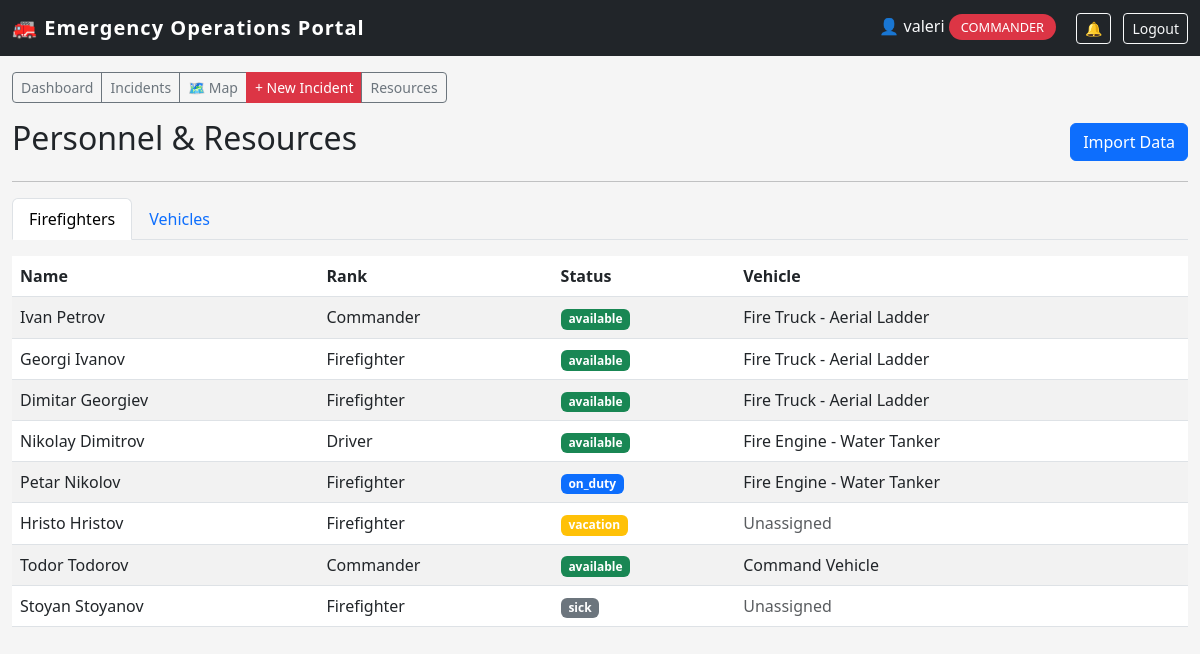
/staff/firefighters (signed in), run on the app's committed database.
### app.py (models this page shows)
class Firefighter(db.Model):
    id = db.Column(db.Integer, primary_key=True)
    name = db.Column(db.String(100), nullable=False)
    rank = db.Column(db.String(50))
    status = db.Column(db.String(20), default='available')
    vehicle_id = db.Column(db.Integer, db.ForeignKey('vehicle.id'), nullable=True)

class Vehicle(db.Model):
    id = db.Column(db.Integer, primary_key=True)
    type = db.Column(db.String(50))
    location = db.Column(db.String(200))
    firefighters = db.relationship('Firefighter', backref='assigned_vehicle', lazy=True)

### app.py (the view)
@app.route('/staff/firefighters')
@login_required
@role_required('dispatcher', 'commander')
def staff_firefighters():
    all_firefighters = Firefighter.query.all()
    all_vehicles = Vehicle.query.all()
    return render_template('staff/firefighters.html',
                           firefighters=all_firefighters,
                           vehicles=all_vehicles)

### app.py (called while the page is built)
def login_required(f):
    @wraps(f)
    def decorated_function(*args, **kwargs):
        if not session.get('logged_in'):
            flash('Please login to access the staff portal.', 'warning')
            return redirect(url_for('staff_login'))
        return f(*args, **kwargs)
    return decorated_function

def role_required(*roles):
    def decorator(f):
        @wraps(f)
        def decorated_function(*args, **kwargs):
            if not session.get('logged_in'):
                flash('Please login to access the staff portal.', 'warning')
                return redirect(url_for('staff_login'))
            if session.get('user_role') not in roles:
                flash('Unauthorized access. This incident has been logged.', 'danger')
                return redirect(url_for('staff_dashboard'))
            return f(*args, **kwargs)
        return decorated_function
    return decorator

### templates/staff/firefighters.html (shortened to what this page needs)
{% extends "staff/base.html" %}
{% block content %}
<div class="d-flex justify-content-between align-items-center">
    <h2>Personnel & Resources</h2>
    <a href="{{ url_for('staff_import_data') }}" class="btn btn-primary">Import Data</a>
</div>
<hr>
<ul class="nav nav-tabs mb-3">
    <li class="nav-item">
        <a class="nav-link active" data-bs-toggle="tab" href="#firefighters">Firefighters</a>
    </li>
    <li class="nav-item">
        <a class="nav-link" data-bs-toggle="tab" href="#vehicles">Vehicles</a>
    </li>
</ul>
<div class="tab-content">
    <div class="tab-pane fade show active" id="firefighters">
        <table class="table table-striped">
            <thead>
                <tr>
                    <th>Name</th>
                    <th>Rank</th>
                    <th>Status</th>
                    <th>Vehicle</th>
                </tr>
            </thead>
            <tbody>
                {% for f in firefighters %}
                <tr>
                    <td>{{ f.name }}</td>
                    <td>{{ f.rank }}</td>
                    <td>
                        <span class="badge
                            {% if f.status == 'available' %}bg-success
                            {% elif f.status == 'on_duty' %}bg-primary
                            {% elif f.status == 'vacation' %}bg-warning
                            {% else %}bg-secondary{% endif %}">
                            {{ f.status }}
                        </span>
                    </td>
                    <td>
                        {% if f.assigned_vehicle %}
                            {{ f.assigned_vehicle.type }}
                        {% else %}
                            <span class="text-muted">Unassigned</span>
                        {% endif %}
                    </td>
                </tr>
                {% endfor %}
            </tbody>
        </table>
    </div>
</div>
{% endblock %}

### templates/staff/base.html (style rules this page uses)
body { background: #f5f5f5; }

### data on the page
Firefighter: name "Ivan Petrov", rank "Commander", status "available", assigned_vehicle.type "Fire Truck - Aerial Ladder"
Firefighter: name "Georgi Ivanov", rank "Firefighter", status "available", assigned_vehicle.type "Fire Truck - Aerial Ladder"
Firefighter: name "Dimitar Georgiev", rank "Firefighter", status "available", assigned_vehicle.type "Fire Truck - Aerial Ladder"
Firefighter: name "Nikolay Dimitrov", rank "Driver", status "available", assigned_vehicle.type "Fire Engine - Water Tanker"
Firefighter: name "Petar Nikolov", rank "Firefighter", status "on_duty", assigned_vehicle.type "Fire Engine - Water Tanker"
Firefighter: name "Hristo Hristov", rank "Firefighter", status "vacation", shows "Unassigned"
Firefighter: name "Todor Todorov", rank "Commander", status "available", assigned_vehicle.type "Command Vehicle"
Firefighter: name "Stoyan Stoyanov", rank "Firefighter", status "sick", shows "Unassigned"

### other printed values
{{ session.user_name }} "valeri"
{{ session.user_role }} "COMMANDER"
